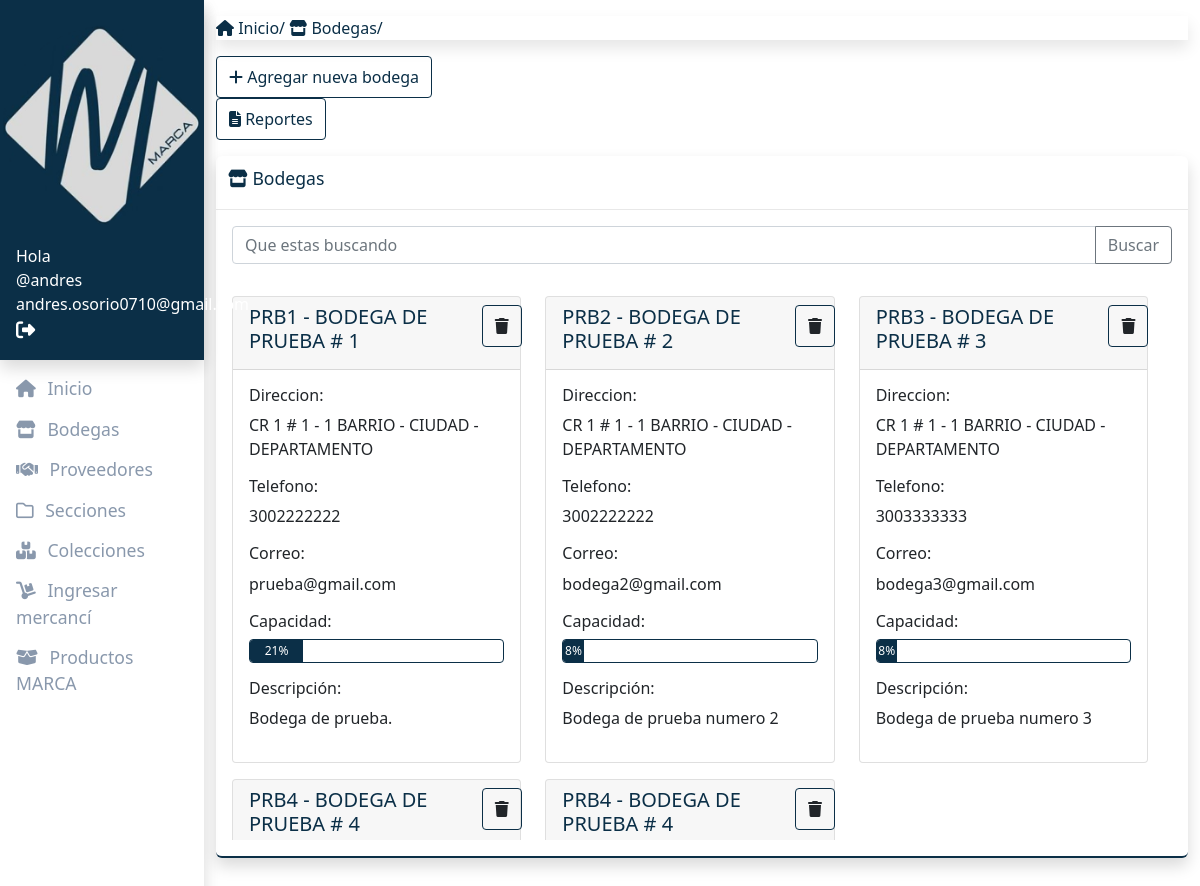
The page /marca/bodegas/ (signed in) on the database its author committed.
### bodega_app/models/bodega.py (models this page shows)
class Bodega(ParanoidModel):
    uuid = models.UUIDField(default=uuid4, editable=False, primary_key=True)
    nombre_corto = models.CharField(max_length=6)
    nombre = models.CharField(max_length=50)
    capacidad_maxima = models.PositiveIntegerField(default=0)
    capacidad_disponible = models.PositiveIntegerField(default=0)
    direccion= models.CharField(max_length=80)
    numero_telefonico = models.CharField(max_length=10)
    correo_electronico= models.EmailField()
    descripcion = models.TextField()
    def __str__(self):
        return (self.nombre_corto + " - " + self.nombre)

### administracion_app/views/bodega.py (the view)
# urls.py: path('marca/bodegas/', admin_bodega_inicio, name="admin_bodega_inicio"),
@permission_required('tienda_app.add_bodega')
def admin_bodega_inicio(request):
    bodegas = consultar_all()
    search = request.GET.get("buscar")
    if search:
        bodegas = consultar_search(search)
    data = {'bodegas': bodegas}
    return render(request, 'administracion_app/bodega/inicio.html', data)

### administracion_app/views/bodega.py (called while the page is built)
def consultar_all():
    consulta = Bodega.objects.all().annotate(
        p_ocupado=(F('capacidad_maxima') - F('capacidad_disponible')
                   )*100 / F('capacidad_maxima'),
        p_disponible=(F('capacidad_disponible')*100) / F('capacidad_maxima'),
        c_ocupada=F('capacidad_maxima') - F('capacidad_disponible'),
    ).order_by('nombre')
    return consulta

### administracion_app/templates/administracion_app/bodega/inicio.html (shortened to what this page needs)
{% extends 'administracion_app/bodega/base.html' %}
{% load humanize %}
{% block contenedor %}
<div class="row mtop16">
    <div class="col-md-4">
        <div class="opts">
            <a href="{% url 'admin_bodega_agregar' %}" data-toggle="tooltip" data-placement="top"
                title="Agregar una nueva bodega">
                <i class="fas fa-plus"></i> Agregar nueva bodega
            </a>
            <a href="{% url 'reporte_bodega' %}" data-toggle="tooltip" data-placement="top" title="Generar reportes">
                <i class="fas fa-file-alt"></i></i> Reportes
            </a>
        </div>
    </div>
</div>
<div class="panel shadow mtop16">
    <div class="header">
        <h2 class="title">
            <i class="fas fa-store"></i> Bodegas
        </h2>
    </div>
    <div class="inside">
        {% include "administracion_app/search.html" %}
        <div class="container-scroll">
            <div class="scroll row">
                {% for bodega in bodegas %}
                <div class="col-md-4">
                    <div class="card  mtop16">
                        <div class="card-header">
                            <div class="row">
                                <div class="col-md-10">
                                    <a class="abscess-register" href="{% url 'admin_bodega_modificar' bodega.uuid %}"
                                        title="Ver en detalle y modificar {{bodega}}">
                                        <h5>{{bodega}}</h5>
                                    </a>
                                </div>
                                <div class="col-md-2">
                                    <div class="col-md-6">
                                        <div class="opts">
                                            <a onclick="eliminarBodega('{{ bodega.uuid }}')" data-toggle="tooltip"
                                                data-placement="top" title="Eliminar registro">
                                                <i class="fas fa-trash"></i>
                                            </a>
                                        </div>
                                    </div>
                                </div>
                            </div>
                        </div>
                        <div class="card-body">
                            <div class="row">
                                <div class="col-md-12">
                                    <h6>Direccion: </h6>{{ bodega.direccion }}
                                    <h6 class="mtop16">Telefono: </h6>{{ bodega.numero_telefonico}}
                                    <h6 class="mtop16">Correo: </h6>{{ bodega.correo_electronico }}
                                    <h6 class="mtop16">Capacidad: </h6>
                                    <div class="progress"
                                        title="Capacidad maxima: {{ bodega.capacidad_maxima | intcomma }}Unds. - Capacidad disponible: {{ bodega.capacidad_disponible | intcomma }}Unds. - Porcentaje disponible: {{ bodega.p_disponible }}%.">
                                        <div class="progress-bar" role="progressbar"
                                            style="width: {{ bodega.p_ocupado }}%"
                                            aria-valuenow="{{ bodega.p_ocupado }}" aria-valuemin="0" aria-valuemax="100"
                                            title="Capacidad ocupada: {{ bodega.c_ocupada | intcomma }}Unds. - Porcentaje ocupado: {{ bodega.p_ocupado }}%.">
                                            {{ bodega.p_ocupado }}%</div>
                                    </div>
                                    <h6 class="mtop16">Descripción: </h6>
                                    <p>{{ bodega.descripcion }}</p>
                                </div>
                            </div>
                        </div>
                    </div>
                </div>
                {% endfor %}
            </div>
        </div>
    </div>
</div>
{% endblock %}

### administracion_app/templates/administracion_app/barra_lateral.html (shortened to what this page needs)
{% load static %}
<div class="sidebar shadow">
    <div class="section-top">
        <div class="logo">
            <img src="{% static 'administracion_app/img/logoMarca.png' %}" alt="logo" class="img-fluid" />
        </div>
        <div class="user">
            {% if user.is_authenticated %}
            <span class="subtitle">Hola</span>
            <div class="name">
                @{{user.username}} <br>
                <div class="email">{{user.email}}</div>
            </div>
            <a href="{% url 'logout' %}" data-toggle="tooltip" data-placement="top" title="Salir">
                <i class="fas fa-sign-out-alt"></i>
            </a>
            {% else %}
            <li><a href="{% url 'registro' %}">Registrarce</a></li>
            <li><a href="{% url 'login' %}">Ingresar</a></li>
            {% endif %}
        </div>
    </div>
    <div class="main">
        <ul>
            <li>
                <a href="{% url 'admin_inicio' %}"><i class="fas fa-home"></i> Inicio</a>
            </li>
            <li>
                <a href="{% url 'admin_bodega_inicio' %}">
                    <i class="fas fa-store"></i> Bodegas
                </a>
            </li>
            <li>
                <a href="{% url 'admin_proveedor_inicio' %}">
                    <i class="fas fa-handshake"></i> Proveedores
                </a>
            </li>
            <li>
                <a href="{% url 'admin_seccion_inicio' %}">
                    <i class="far fa-folder"></i> Secciones
                </a>
            </li>
            <li>
                <a href="{% url 'admin_coleccion_inicio' %}">
                    <i class="fas fa-boxes"></i> Colecciones
                </a>
            </li>
            <li>
                <a href="{% url 'admin_producto_bodega_inicio' %}">
                    <i class="fas fa-dolly"></i> Ingresar mercancí
                </a>
            </li>
            <li>
                <a href="{% url 'admin_producto_marca_inicio' %}">
                    <i class="fas fa-box-open"></i> Productos MARCA
                </a>
            </li>
        </ul>
    </div>
</div>

### administracion_app/static/administracion_app/css/administracion.css (style rules this page uses)
body { background-color: #f5f6fa; font-size: 14px; font-family: "Roboto Slab", serif; }
h1, h3, h4, h5, ul, body, html { padding: 0; margin: 0; }
.sidebar { background-color: #fff; min-height: 100vh; }
.sidebar .section-top { background-color: #0b2f47; box-shadow: 0 0.5rem 1rem rgba(0, 0, 0, 0.15); }
.sidebar .logo { display: block; margin: 0 auto; padding-top: 24px; white: 60%; }
.sidebar .user { color: #fff !important; padding: 16px; }
.sidebar .user a { color: #fff; font-size: 1.2em; }
.main { margin-top: 10px; }
.main ul { padding: 0px 0px; text-decoration: none; list-style: none; }
.main ul li { margin-bottom: 4px; text-decoration: none; }
.main ul li a { color: #8998ac; display: block; font-size: 1.1em; padding: 5px 16px; text-decoration: none; }
.main ul li a i { margin-right: 7px; text-decoration: none; }
.page .panel { background-color: #fff; border-radius: 6px; border-bottom: 2px solid #0b2f47; width: 100%; }
.page .panel .header { border-bottom: 1px solid #e8e8e8; }
.page .panel .header h2.title { display: inline-block; color: #0b2f47; font-size: 1.1em; padding: 12px 12px; }
.page .panel .inside { padding: 16px; }
.opts a { cursor: pointer; border-radius: 4px; display: inline-block; padding: 8px 12px; border: 1px solid #0b2f47; color: #0b2f47; text-decoration: none !important; }
.mtop16 { margin-top: 16px; }
.abscess-register h5, .abscess-register { color: #0b2f47; text-decoration: none; }
.container-scroll .scroll { height: 560px; overflow-y: auto; width: 100%; }
.progress { border: 1px solid #0b2f47 !important; background-color: #fff !important; height: 24px !important; }
.progress .progress-bar { background-color: #0b2f47 !important; }

### rows shown on the page
Bodega: nombre_corto+nombre "PRB1 - BODEGA DE PRUEBA # 1", direccion "CR 1 # 1 - 1 BARRIO - CIUDAD - DEPARTAMENTO", numero_telefonico "3002222222", correo_electronico "prueba@gmail.com", p_ocupado "21", descripcion "Bodega de prueba."
Bodega: nombre_corto+nombre "PRB2 - BODEGA DE PRUEBA # 2", direccion "CR 1 # 1 - 1 BARRIO - CIUDAD - DEPARTAMENTO", numero_telefonico "3002222222", correo_electronico "bodega2@gmail.com", p_ocupado "8", descripcion "Bodega de prueba numero 2"
Bodega: nombre_corto+nombre "PRB3 - BODEGA DE PRUEBA # 3", direccion "CR 1 # 1 - 1 BARRIO - CIUDAD - DEPARTAMENTO", numero_telefonico "3003333333", correo_electronico "bodega3@gmail.com", p_ocupado "8", descripcion "Bodega de prueba numero 3"
Bodega: nombre_corto+nombre "PRB4 - BODEGA DE PRUEBA # 4"
Bodega: nombre_corto+nombre "PRB4 - BODEGA DE PRUEBA # 4"

### other values the page prints
{{ user.username }} "andres"
{{ user.email }} "andres.osorio0710@gmail.com"
